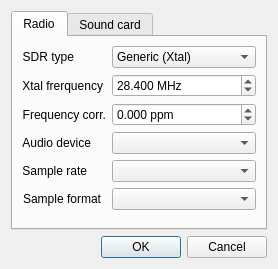
<?xml version="1.0" encoding="UTF-8"?>
<ui version="4.0">
 <class>DeviceConfig</class>
 <widget class="QDialog" name="DeviceConfig">
  <property name="geometry">
   <rect>
    <x>0</x>
    <y>0</y>
    <width>278</width>
    <height>265</height>
   </rect>
  </property>
  <property name="windowTitle">
   <string>Dialog</string>
  </property>
  <layout class="QVBoxLayout" name="verticalLayout">
   <item>
    <widget class="QTabWidget" name="tabWidget">
     <property name="currentIndex">
      <number>0</number>
     </property>
     <widget class="QWidget" name="radioTab">
      <attribute name="title">
       <string>Radio</string>
      </attribute>
      <layout class="QFormLayout" name="formLayout">
       <item row="0" column="0">
        <widget class="QLabel" name="typeLabel">
         <property name="toolTip">
          <string/>
         </property>
         <property name="text">
          <string>SDR type</string>
         </property>
         <property name="alignment">
          <set>Qt::AlignRight|Qt::AlignTrailing|Qt::AlignVCenter</set>
         </property>
        </widget>
       </item>
       <item row="0" column="1">
        <widget class="QComboBox" name="typeCombo">
         <property name="toolTip">
          <string>SDR radio type</string>
         </property>
         <item>
          <property name="text">
           <string>Generic (Xtal)</string>
          </property>
         </item>
         <item>
          <property name="text">
           <string>Generic (Si570)</string>
          </property>
         </item>
         <item>
          <property name="text">
           <string>Onnia Basic</string>
          </property>
         </item>
        </widget>
       </item>
       <item row="1" column="0">
        <widget class="QLabel" name="xtalLabel">
         <property name="toolTip">
          <string/>
         </property>
         <property name="text">
          <string>Xtal frerquency</string>
         </property>
         <property name="alignment">
          <set>Qt::AlignRight|Qt::AlignTrailing|Qt::AlignVCenter</set>
         </property>
        </widget>
       </item>
       <item row="1" column="1">
        <widget class="QDoubleSpinBox" name="xtalSpinBox">
         <property name="toolTip">
          <string>Fixed crystal frequency</string>
         </property>
         <property name="suffix">
          <string> MHz</string>
         </property>
         <property name="decimals">
          <number>3</number>
         </property>
         <property name="maximum">
          <double>200.000000000000000</double>
         </property>
         <property name="value">
          <double>28.399999999999999</double>
         </property>
        </widget>
       </item>
       <item row="2" column="0">
        <widget class="QLabel" name="fcorLabel">
         <property name="toolTip">
          <string/>
         </property>
         <property name="text">
          <string>Frequency corr.</string>
         </property>
         <property name="alignment">
          <set>Qt::AlignRight|Qt::AlignTrailing|Qt::AlignVCenter</set>
         </property>
        </widget>
       </item>
       <item row="2" column="1">
        <widget class="QDoubleSpinBox" name="fcorSpinBox">
         <property name="toolTip">
          <string>Frequency correction</string>
         </property>
         <property name="suffix">
          <string> ppm</string>
         </property>
         <property name="decimals">
          <number>3</number>
         </property>
         <property name="minimum">
          <double>-500.000000000000000</double>
         </property>
         <property name="maximum">
          <double>500.000000000000000</double>
         </property>
        </widget>
       </item>
       <item row="3" column="0">
        <widget class="QLabel" name="sdrDevLabel">
         <property name="text">
          <string>Audio device</string>
         </property>
         <property name="alignment">
          <set>Qt::AlignRight|Qt::AlignTrailing|Qt::AlignVCenter</set>
         </property>
        </widget>
       </item>
       <item row="3" column="1">
        <widget class="QComboBox" name="sdrDevCombo">
         <property name="toolTip">
          <string>Sound card device used for SDR</string>
         </property>
        </widget>
       </item>
       <item row="4" column="0">
        <widget class="QLabel" name="sdrRateLabel">
         <property name="toolTip">
          <string/>
         </property>
         <property name="text">
          <string>Sample rate</string>
         </property>
         <property name="alignment">
          <set>Qt::AlignRight|Qt::AlignTrailing|Qt::AlignVCenter</set>
         </property>
        </widget>
       </item>
       <item row="4" column="1">
        <widget class="QComboBox" name="sdrRateCombo">
         <property name="toolTip">
          <string>Sample rate used by the SDR device</string>
         </property>
        </widget>
       </item>
       <item row="5" column="0">
        <widget class="QLabel" name="sdrFormatLabel">
         <property name="toolTip">
          <string/>
         </property>
         <property name="text">
          <string>Sample format</string>
         </property>
         <property name="alignment">
          <set>Qt::AlignRight|Qt::AlignTrailing|Qt::AlignVCenter</set>
         </property>
        </widget>
       </item>
       <item row="5" column="1">
        <widget class="QComboBox" name="sdrFormatCombo">
         <property name="toolTip">
          <string>Sample format used by the SDR device</string>
         </property>
        </widget>
       </item>
      </layout>
     </widget>
     <widget class="QWidget" name="soundTab">
      <attribute name="title">
       <string>Sound card</string>
      </attribute>
      <layout class="QFormLayout" name="formLayout_2">
       <item row="0" column="0">
        <widget class="QLabel" name="ainDevLabel">
         <property name="toolTip">
          <string/>
         </property>
         <property name="text">
          <string>Speaker out</string>
         </property>
        </widget>
       </item>
       <item row="0" column="1">
        <widget class="QComboBox" name="ainDevCombo">
         <property name="toolTip">
          <string>Sound card device used for audio output</string>
         </property>
        </widget>
       </item>
       <item row="1" column="0">
        <widget class="QLabel" name="ainRateLabel">
         <property name="toolTip">
          <string/>
         </property>
         <property name="text">
          <string>Sample rate</string>
         </property>
        </widget>
       </item>
       <item row="1" column="1">
        <widget class="QComboBox" name="ainRateCombo">
         <property name="toolTip">
          <string>Sample rate for audio output</string>
         </property>
        </widget>
       </item>
       <item row="2" column="0">
        <widget class="QLabel" name="ainFormatLabel">
         <property name="toolTip">
          <string/>
         </property>
         <property name="text">
          <string>Sample format</string>
         </property>
        </widget>
       </item>
       <item row="2" column="1">
        <widget class="QComboBox" name="ainFormatCombo">
         <property name="toolTip">
          <string>Sample format fort audio output</string>
         </property>
        </widget>
       </item>
       <item row="3" column="0" colspan="2">
        <widget class="Line" name="line">
         <property name="orientation">
          <enum>Qt::Horizontal</enum>
         </property>
        </widget>
       </item>
       <item row="4" column="0">
        <widget class="QLabel" name="aoutDevLabel">
         <property name="text">
          <string>Microphone in</string>
         </property>
        </widget>
       </item>
       <item row="4" column="1">
        <widget class="QComboBox" name="aoutDevCombo">
         <property name="toolTip">
          <string>Sound card device used for audio input</string>
         </property>
        </widget>
       </item>
       <item row="5" column="0">
        <widget class="QLabel" name="aoutRateLabel">
         <property name="text">
          <string>Sample rate</string>
         </property>
        </widget>
       </item>
       <item row="6" column="0">
        <widget class="QLabel" name="aoutFormatLabel">
         <property name="text">
          <string>Sample format</string>
         </property>
        </widget>
       </item>
       <item row="5" column="1">
        <widget class="QComboBox" name="aoutRateCombo">
         <property name="toolTip">
          <string>Sample rate for audio input</string>
         </property>
        </widget>
       </item>
       <item row="6" column="1">
        <widget class="QComboBox" name="aoutFormatCombo">
         <property name="toolTip">
          <string>Sample format fort audio input</string>
         </property>
        </widget>
       </item>
      </layout>
     </widget>
    </widget>
   </item>
   <item>
    <widget class="QDialogButtonBox" name="buttonBox">
     <property name="orientation">
      <enum>Qt::Horizontal</enum>
     </property>
     <property name="standardButtons">
      <set>QDialogButtonBox::Cancel|QDialogButtonBox::Ok</set>
     </property>
    </widget>
   </item>
  </layout>
 </widget>
 <resources/>
 <connections>
  <connection>
   <sender>buttonBox</sender>
   <signal>accepted()</signal>
   <receiver>DeviceConfig</receiver>
   <slot>accept()</slot>
   <hints>
    <hint type="sourcelabel">
     <x>248</x>
     <y>254</y>
    </hint>
    <hint type="destinationlabel">
     <x>157</x>
     <y>274</y>
    </hint>
   </hints>
  </connection>
  <connection>
   <sender>buttonBox</sender>
   <signal>rejected()</signal>
   <receiver>DeviceConfig</receiver>
   <slot>reject()</slot>
   <hints>
    <hint type="sourcelabel">
     <x>316</x>
     <y>260</y>
    </hint>
    <hint type="destinationlabel">
     <x>286</x>
     <y>274</y>
    </hint>
   </hints>
  </connection>
 </connections>
</ui>
